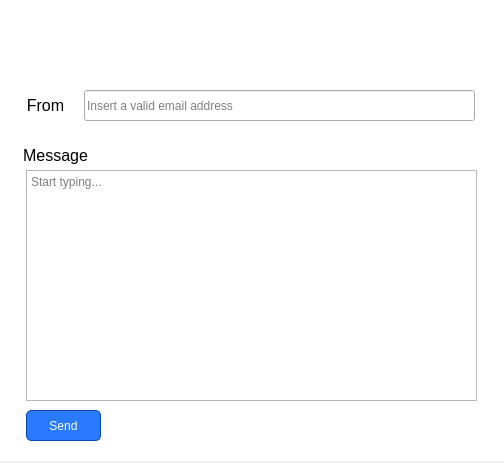
<?xml version="1.0" encoding="UTF-8"?>
<ui version="4.0">
 <class>MainWindow</class>
 <widget class="QMainWindow" name="MainWindow">
  <property name="geometry">
   <rect>
    <x>0</x>
    <y>0</y>
    <width>504</width>
    <height>463</height>
   </rect>
  </property>
  <property name="windowTitle">
   <string>Contact Developer</string>
  </property>
  <property name="tabShape">
   <enum>QTabWidget::Triangular</enum>
  </property>
  <widget class="QWidget" name="centralwidget">
   <widget class="QWidget" name="bg" native="true">
    <property name="geometry">
     <rect>
      <x>0</x>
      <y>0</y>
      <width>511</width>
      <height>461</height>
     </rect>
    </property>
    <property name="styleSheet">
     <string notr="true">#bg{
background-color: white;
}</string>
    </property>
    <widget class="QLabel" name="label_2">
     <property name="geometry">
      <rect>
       <x>20</x>
       <y>20</y>
       <width>111</width>
       <height>61</height>
      </rect>
     </property>
     <property name="text">
      <string/>
     </property>
     <property name="pixmap">
      <pixmap>../img/Gmail-Emblem.png</pixmap>
     </property>
     <property name="scaledContents">
      <bool>true</bool>
     </property>
    </widget>
    <widget class="QLabel" name="messageLabel">
     <property name="geometry">
      <rect>
       <x>20</x>
       <y>140</y>
       <width>71</width>
       <height>31</height>
      </rect>
     </property>
     <property name="styleSheet">
      <string notr="true">#messageLabel{
font: 16px;
}</string>
     </property>
     <property name="text">
      <string>Message</string>
     </property>
     <property name="alignment">
      <set>Qt::AlignCenter</set>
     </property>
    </widget>
    <widget class="QTextEdit" name="content">
     <property name="geometry">
      <rect>
       <x>26</x>
       <y>170</y>
       <width>451</width>
       <height>231</height>
      </rect>
     </property>
     <property name="placeholderText">
      <string>Start typing...</string>
     </property>
    </widget>
    <widget class="QPushButton" name="sendButton">
     <property name="geometry">
      <rect>
       <x>26</x>
       <y>410</y>
       <width>75</width>
       <height>31</height>
      </rect>
     </property>
     <property name="cursor">
      <cursorShape>PointingHandCursor</cursorShape>
     </property>
     <property name="styleSheet">
      <string notr="true">#sendButton{
background-color: #297AFD;
color: white;

border: 1px solid #0748AF;
border-radius: 5px;
}

#sendButton:hover{
border: 2px solid #0748AF;
}</string>
     </property>
     <property name="text">
      <string>Send</string>
     </property>
    </widget>
    <widget class="QLabel" name="senderLabel">
     <property name="geometry">
      <rect>
       <x>20</x>
       <y>90</y>
       <width>51</width>
       <height>31</height>
      </rect>
     </property>
     <property name="styleSheet">
      <string notr="true">#senderLabel{
font: 16px;
}</string>
     </property>
     <property name="text">
      <string>From</string>
     </property>
     <property name="alignment">
      <set>Qt::AlignCenter</set>
     </property>
    </widget>
    <widget class="QLineEdit" name="emailAddress">
     <property name="geometry">
      <rect>
       <x>84</x>
       <y>90</y>
       <width>391</width>
       <height>31</height>
      </rect>
     </property>
     <property name="placeholderText">
      <string>Insert a valid email address</string>
     </property>
    </widget>
   </widget>
  </widget>
 </widget>
 <resources/>
 <connections/>
</ui>
